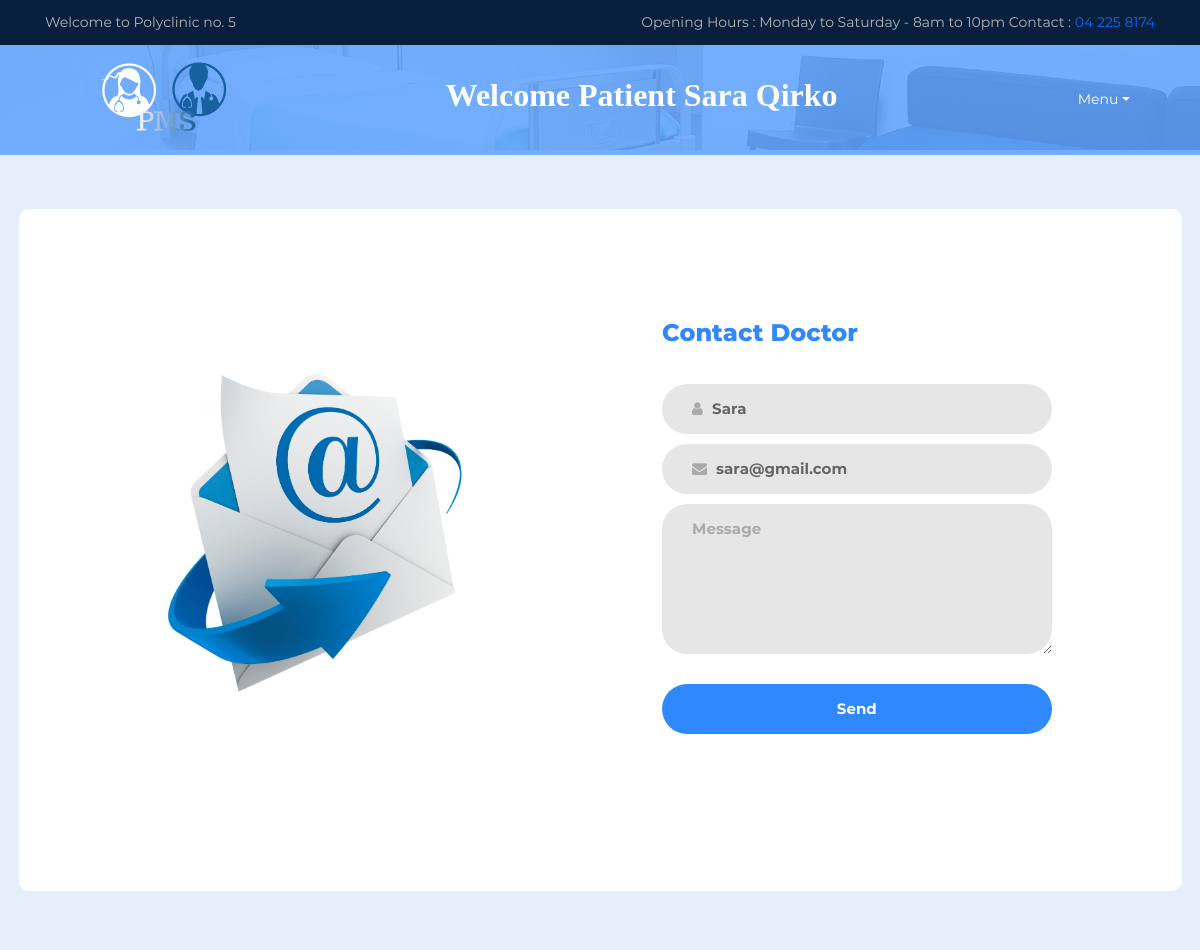
The page /pacContactDoctor.php (signed in) on the database its author committed.
### tables this page shows
CREATE TABLE `patient` (
  `id` int(11) NOT NULL,
  `photo` varchar(100) NOT NULL,
  `name` varchar(100) NOT NULL,
  `father_name` varchar(100) NOT NULL,
  `surname` varchar(100) NOT NULL,
  `personal_id` varchar(100) NOT NULL,
  `gender` varchar(10) NOT NULL,
  `phone` varchar(100) NOT NULL,
  `address` varchar(100) NOT NULL,
  `profession` varchar(100) NOT NULL,
  `job` varchar(100) NOT NULL,
  `guardian` varchar(100) NOT NULL,
  `birthdate` date NOT NULL,
  `birthplace` varchar(100) NOT NULL,
  `email` varchar(100) NOT NULL,
  `username` varchar(100) NOT NULL,
  `password` varchar(100) NOT NULL
);

### database_class.php (called while the page is built, shortened)
<?php
class database
{
    public $serverName = "localhost";
    public $username = "root";
    public $password = "";
    public $dbname = "pms";
    function connect()
    {
        $this->connection = new \mysqli($this->serverName, $this->username, $this->password, $this->dbname);
        return $this->connection;
    }
}

### crud_class.php (called while the page is built, shortened)
<?php
require "database_class.php";
require "patient_class.php";
class crud
{
    public $con;
    function __construct()
    {
        $this->con = new database();
    }
    public function retrieve_patient($id)
    {
        $query = "Select * from patient where id='" . $id . "'";
        $result = \mysqli_query($this->con->connect(), $query);
        $row = \mysqli_fetch_array($result, MYSQLI_ASSOC);
        $numRows = \mysqli_num_rows($result);
        if ($numRows == 1) {
            $patient = new patient($row['id'], $row['photo'], $row['name'], $row['father_name'], $row['surname'],
                $row['personal_id'], $row['gender'], $row['phone'], $row['address'], $row['profession'], $row['job'],
                $row['guardian'], $row['birthdate'], $row['birthplace'], $row['email'], $row['username'], $row['password']);
            return $patient;
        }
    }
}

### patient_class.php (called while the page is built, shortened)
<?php
class patient
{
    function __construct($id, $photo, $name, $fn, $surname, $pid, $gender, $phone, $address, $profession, $job, $guardian, $bd, $bp, $email, $username, $password)
    {
        $this->name = $name;
        $this->surname = $surname;
        $this->email = $email;
    }
}

### pacContactDoctor.php (the view, shortened to what this page needs)
<?php
require 'crud_class.php';
$crud = new \core\user\crud();
if (isset($_SESSION['id'])) {
    $user = $crud->retrieve_patient($_SESSION['id']);
}
?>
<!DOCTYPE html>
<html lang="en">
<head>
    <link rel="stylesheet" href="style.css">
</head>
<body>
<header class="header-area">
    <div class="top-header-area">
        <div class="container h-100">
            <div class="row h-100">
                <div class="col-12 h-100">
                    <div class="h-100 d-md-flex justify-content-between align-items-center">
                        <p>Welcome to Polyclinic no. 5</p>
                        <p>Opening Hours : Monday to Saturday - 8am to 10pm Contact : <span>04 225 8174</span></p>
                    </div>
                </div>
            </div>
        </div>
    </div>
    <div class="main-header-area" id="stickyHeader">
        <div class="container h-100">
            <div class="row h-100 align-items-center">
                <div class="col-12 h-100">
                    <div class="main-menu h-100">
                        <nav class="navbar h-100 navbar-expand-lg">
                            <img src="img/core-img/logo.png" alt="Logo">
                            <div class="collapse navbar-collapse" id="medilifeMenu">
                                <ul class="navbar-nav ml-auto">
                                    <h2 class="breadcumb-title"
                                        style="color:white; margin-left:-50%; font-weight:900; font-family: Times, Times New Roman, serif;">
                                        Welcome Patient <?php echo $user->name ?> <?php echo $user->surname ?></h2>
                                    <li class="nav-item dropdown" style="color:white; margin-left:50%;">
                                    <li class="nav-item dropdown">
                                        <a class="nav-link dropdown-toggle" href="#" id="navbarDropdown" role="button"
                                           data-toggle="dropdown" aria-haspopup="true" aria-expanded="false">Menu</a>
                                    </li>
                                </ul>
                            </div>
                        </nav>
                    </div>
                </div>
            </div>
        </div>
    </div>
</header>
<section class="breadcumb-area bg-img gradient-background-overlay"
         style="background-image: url(img/bg-img/breadcumb2.jpg); height:20px">
</section>
<link rel="stylesheet" type="text/css" href="vendorForm/bootstrap/css/bootstrap.min.css">
<link rel="stylesheet" type="text/css" href="fontsForm/font-awesome-4.7.0/css/font-awesome.min.css">
<link rel="stylesheet" type="text/css" href="vendorForm/animate/animate.css">
<link rel="stylesheet" type="text/css" href="vendorForm/css-hamburgers/hamburgers.min.css">
<link rel="stylesheet" type="text/css" href="vendorForm/select2/select2.min.css">
<link rel="stylesheet" type="text/css" href="cssForm/util.css">
<link rel="stylesheet" type="text/css" href="cssForm/main.css">
<div class="bg-contact100" style="">
    <div class="container-contact100">
        <div class="wrap-contact100">
            <div class="contact100-pic js-tilt" data-tilt>
                <img src="imagesForm/img-01.png" alt="IMG">
            </div>
            <form class="contact100-form validate-form" method="post">
					<span class="contact100-form-title" style="color: #2f88fd">
					<strong>	Contact Doctor
					</span>
                <div class="wrap-input100 validate-input" data-validate="Name is required">
                    <input class="input100" type="text" name="name" value="<?php echo $user->name ?>" readonly
                           placeholder="Name">
                    <span class="focus-input100"></span>
                    <span class="symbol-input100">
						</span>
                </div>
                <div class="wrap-input100 validate-input">
                    <input class="input100" type="text" name="email" value="<?php echo $user->email ?>" readonly
                           placeholder="Email">
                    <span class="focus-input100"></span>
                    <span class="symbol-input100">
						</span>
                </div>
                <div class="wrap-input100 validate-input" data-validate="Message is required">
                    <textarea class="input100" name="message" placeholder="Message"></textarea>
                    <span class="focus-input100"></span>
                </div>
                <div class="container-contact100-form-btn">
                    <input class="contact100-form-btn" name="submit" type="submit"
                           onclick="return confirm('Are you sure you want to send this email?')" value="Send">
                </div>
            </form>
        </div>
    </div>
</div>
</body>
</html>

### style.css (style rules this page uses)
* { margin: 0; padding: 0; }
body { font-family: "Roboto", sans-serif; }
h1, h2, h3, h4, h5, h6 { color: #081f3e; font-weight: 700; }
p { color: #57595c; font-size: 15px; line-height: 2; font-weight: 400; }
a { -webkit-transition-duration: 500ms; transition-duration: 500ms; text-decoration: none; outline: none; font-size: 14px; font-weight: 700; }
ul, ol { margin: 0; }
ul li, ol li { list-style: none; }
img { height: auto; max-width: 100%; }
.bg-img { background-position: center center; background-size: cover; background-repeat: no-repeat; }
.header-area { position: absolute; z-index: 10000; width: 100%; height: auto; -webkit-transition-duration: 500ms; transition-duration: 500ms; }
.top-header-area { position: relative; z-index: 1; height: 45px; background-color: #081f3e; }
.top-header-area p { margin-bottom: 0; color: #b5b5b5; }
.top-header-area p span { color: #006cff; }
.main-header-area { width: 100%; height: 110px; position: relative; z-index: 1; background-color: rgba(0, 108, 255, 0.5); -webkit-transition-duration: 500ms; transition-duration: 500ms; }
.header-area .main-menu .nav-link { font-size: 14px; text-transform: capitalize; padding: 10px 20px; color: #ffffff; font-weight: 500; margin: 0 1px; }
.navbar { padding: 0; }
textarea { width: 100%; height: 100px !important; padding: 20px; }
.breadcumb-area { width: 100%; height: 400px; position: relative; z-index: 1; padding-top: 150px; }
.breadcumb-area::after { background-color: rgba(230, 241, 255, 0.75); content: ''; top: 0; left: 0; width: 100%; height: 100%; position: absolute; z-index: -1; }

### rows shown on the page
patient: name "Sara", surname "Qirko", email "sara@gmail.com"
